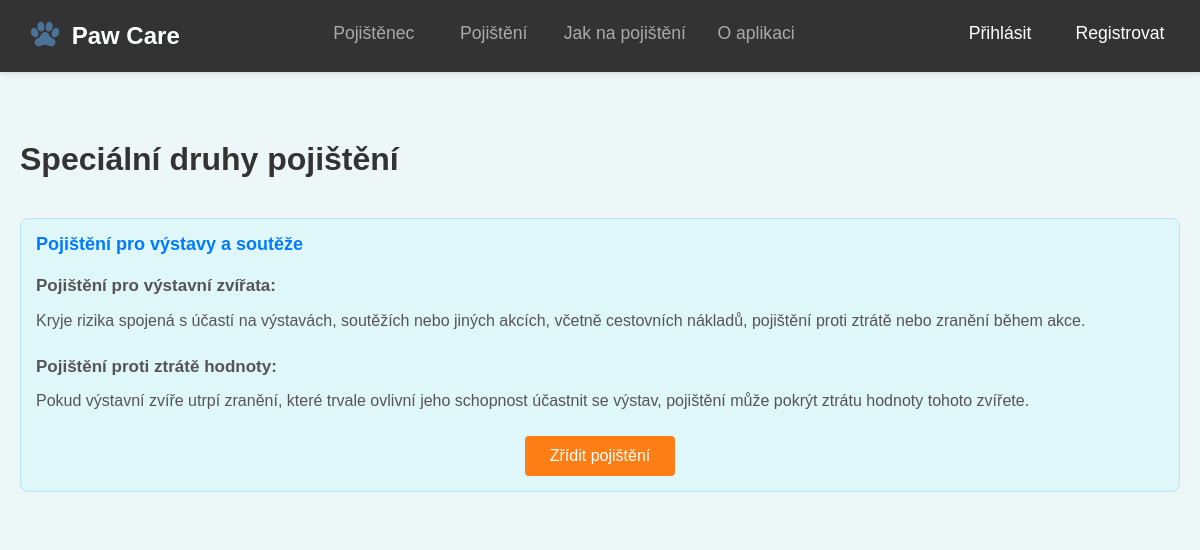
The page /pojisteni/pojisteni/3/kryti/?coverage_id=9 on the database its author committed.
### insurance/models.py (models this page shows, shortened)
class InsuranceType(models.Model):
    name = models.CharField("Název typu pojištění", max_length=100)
    description = models.TextField("Popis typu pojištění", blank=True)
    class Meta:
        verbose_name = "Typ pojištění"
        verbose_name_plural = "Typy pojištění"

class InsuranceCoverage(models.Model):
    insurance_type = models.ForeignKey(
        InsuranceType,
        related_name='coverages',
        on_delete=models.CASCADE,
        verbose_name="Typ pojištění"
    )
    name = models.CharField(
        verbose_name="Název pojistného krytí",
        max_length=100
    )
    description = models.TextField(
        verbose_name="Popis pojistného krytí",
        blank=True
    )
    premium = models.FloatField(
        verbose_name="Pojistné",
        default=0.0
    )
    class Meta:
        verbose_name = "Pojistné krytí"
        verbose_name_plural = "Pojistná krytí"

### insurance/views.py (the view)
# urls.py: path('pojisteni/<int:id>/kryti/', views.insurance_coverage_list, name='insurance_coverage_list'),
def insurance_coverage_list(request, id):
    insurance_type = get_object_or_404(InsuranceType, id=id)
    coverage_id = request.GET.get('coverage_id')
    if coverage_id:
        coverages = InsuranceCoverage.objects.filter(insurance_type=insurance_type, id=coverage_id)
    else:
        coverages = InsuranceCoverage.objects.filter(insurance_type=insurance_type)
    return render(request, 'insurance/insurance_coverage_list.html', {
        'insurance_type': insurance_type,
        'coverages': coverages,
    })

### insurance/templates/insurance/insurance_coverage_list.html (shortened to what this page needs)
{% extends 'insurance/base.html' %}
{% block content %}
<div class="container">
    <h1 class="page-title">{{ insurance_type.name }}</h1>
    <div class="insurance-coverage-list">
        {% for coverage in coverages %}
        <div class="coverage-item">
            <strong class="coverage-name">{{ coverage.name }}</strong>
            <p class="coverage-description">{{ coverage.description|safe }}</p>
            <div class="coverage-actions">
                {% if user.is_staff %}
                    <a href="{% url 'add_policy_from_coverage' coverage.id %}"
                       class="btn btn-primary btn-create-policy">
                        Zřídit pojištění
                    </a>
                {% else %}
                    <a href="{% url 'create_policy_for_user' coverage.id %}"
                       class="btn btn-primary btn-create-policy">
                        Zřídit pojištění
                    </a>
                {% endif %}
            </div>
        </div>
        {% endfor %}
    </div>
</div>
{% endblock %}

### insurance/static/css/style.css (style rules this page uses)
body { font-family: Arial, sans-serif; margin: 0; padding: 0; background-color: #edf7f8; }
.container { max-width: 1200px; margin: 80px auto 20px auto; padding: 20px; background-color: #edf7f8; border-radius: 8px; }
h1 { font-size: 2em; color: #333; margin-bottom: 20px; }
p, ul { font-size: 1.1em; line-height: 1.6; color: #555; margin-bottom: 20px; }
a { color: #007bff; text-decoration: none; }
.btn { font-size: 14px; padding: 10px 20px; margin: 5px; border-radius: 5px; border: none; cursor: pointer; }
.btn-primary { background-color: #007bff; color: white; }
.btn-create-policy { background-color: #fd7e14; color: white; border-color: #fd7e14; }
.page-title { font-size: 32px; color: #333; margin-bottom: 40px; font-weight: bold; text-align: left; }
.insurance-coverage-list { display: flex; flex-direction: column; gap: 15px; }
.coverage-item { background-color: #e0f7fa; padding: 15px; border-radius: 8px; border: 1px solid #b3e5fc; margin-bottom: 10px; transition: background-color 0.3s ease, border-color 0.3s ease; }
.coverage-name { font-size: 18px; color: #007bff; margin-bottom: 5px; }
.coverage-description { font-size: 16px; color: #555; margin-bottom: 0px; }
.description-title { font-size: 17px; font-weight: bold; color: #555; margin-bottom: 5px; display: block; }
.description-item { font-size: 16px; color: #555; margin-bottom: 15px; line-height: 1.8; }
.coverage-actions { display: flex; justify-content: center; gap: 20px; margin-top: 12px; }
.coverage-actions .btn { display: inline-flex; align-items: center; justify-content: center; width: 150px; height: 40px; text-align: center; padding: 10px 20px; text-decoration: none; border-radius: 4px; font-size: 16px; color: rgb(255, 255, 255); margin: 0; box-sizing: border-box; }

### rows shown on the page
InsuranceType: name "Speciální druhy pojištění"
InsuranceCoverage: name "Pojištění pro výstavy a soutěže", description "Pojištění pro výstavní zvířata: Kryje rizika spojená s účastí na výstavách, soutěžích nebo jiných akcích, včetně cestovních nákladů, pojištění proti ztrátě nebo zranění během akce. Pojištění proti ztrátě hodnoty: Pokud výstavní zvíře utrpí zranění, které trvale ovlivní jeho schopnost účastnit se výstav, pojištění může pokrýt ztrátu hodnoty tohoto zvířete."
